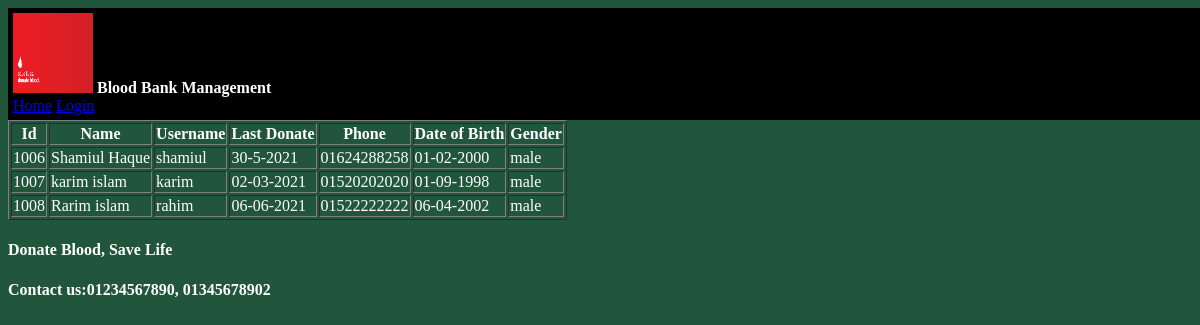
/23456/AvailableDonorlist.php, run on the app's committed database.
### tables this page shows
CREATE TABLE `doner` (
  `id` int(11) NOT NULL,
  `name` varchar(15) NOT NULL,
  `username` varchar(20) NOT NULL,
  `dob` varchar(20) NOT NULL,
  `gender` varchar(20) NOT NULL,
  `bloodgroup` varchar(8) NOT NULL,
  `donate` varchar(20) NOT NULL,
  `phone` varchar(15) NOT NULL,
  `password` varchar(10) NOT NULL
);

### 23456/db/db_config.php (called while the page is built, shortened)
<?php
	$db_server="localhost";
	$db_uname="root";
	$db_pass="";
	$db_name="my2p";
	function get($query){
		global $db_server,$db_uname,$db_pass,$db_name;
		$conn = mysqli_connect($db_server,$db_uname,$db_pass,$db_name);
		$data = array();
		if($conn){
			$result = mysqli_query($conn,$query);
			while($row = mysqli_fetch_assoc($result)){
				$data[] = $row;
			}
		}
		return $data;
	}
?>

### 23456/AvailableDonorlist.php (the view)
<?php
		include 'main_header.php';
		include 'db/db_config.php';
		$query = "select * from doner";
		$result = get($query);
		echo "<table border='1'>";
			echo "<tr>
					<th>Id</th>
					<th>Name</th>
					<th>Username</th>
					<th>Last Donate</th>
					<th>Phone</th>
					<th>Date of Birth</th>
					<th>Gender</th>
				  </tr>";
		foreach ($result as $row){
			echo "<tr>";
				echo "<td>".$row["id"]."</td>";
				echo "<td>".$row["name"]."</td>";
				echo "<td>".$row["username"]."</td>";
				echo "<td>".$row["donate"]."</td>";
				echo "<td>".$row["phone"]."</td>";
                echo "<td>".$row["dob"]."</td>";
                echo "<td>".$row["gender"]."</td>";
			echo "</tr>";
		}
		echo "</table>";
		include 'main_footer.php';
?>

### 23456/main_header.php
<html>
	<head>
		<link rel="stylesheet" href="css/mystyle.css">
	</head>
	<body>
		<div class="header-index">
		   <img height="80px" width="80px" src="2381638.png">
			<a class="btn"><b class="text-white name">Blood Bank Management</b></a>
			<div class="pull-right">
				<a class="btn btn-success" href="home.php">Home</a>
				<a class="btn btn-danger" href="login.php">Login</a>
			</div>
		</div>

### 23456/main_footer.php
		<footer class="footer">
			<h4>Donate Blood, Save Life</h4>
			<h4>Contact us:01234567890, 01345678902</h4>
		</footer>
	</body>
</html>

### 23456/css/mystyle.css (style rules this page uses)
body { background-color: 21563d; color: white; font-family: consolas; }
.header-index { position:relative; left:0; top:0; width: 100%; background-color: black; color: white; font-family:consolas; padding:5px; }

### data on the page
doner: id "1006", name "Shamiul Haque", username "shamiul", donate "30-5-2021", phone "01624288258", dob "01-02-2000", gender "male"
doner: id "1007", name "karim islam", username "karim", donate "02-03-2021", phone "01520202020", dob "01-09-1998", gender "male"
doner: id "1008", name "Rarim islam", username "rahim", donate "06-06-2021", phone "01522222222", dob "06-04-2002", gender "male"
